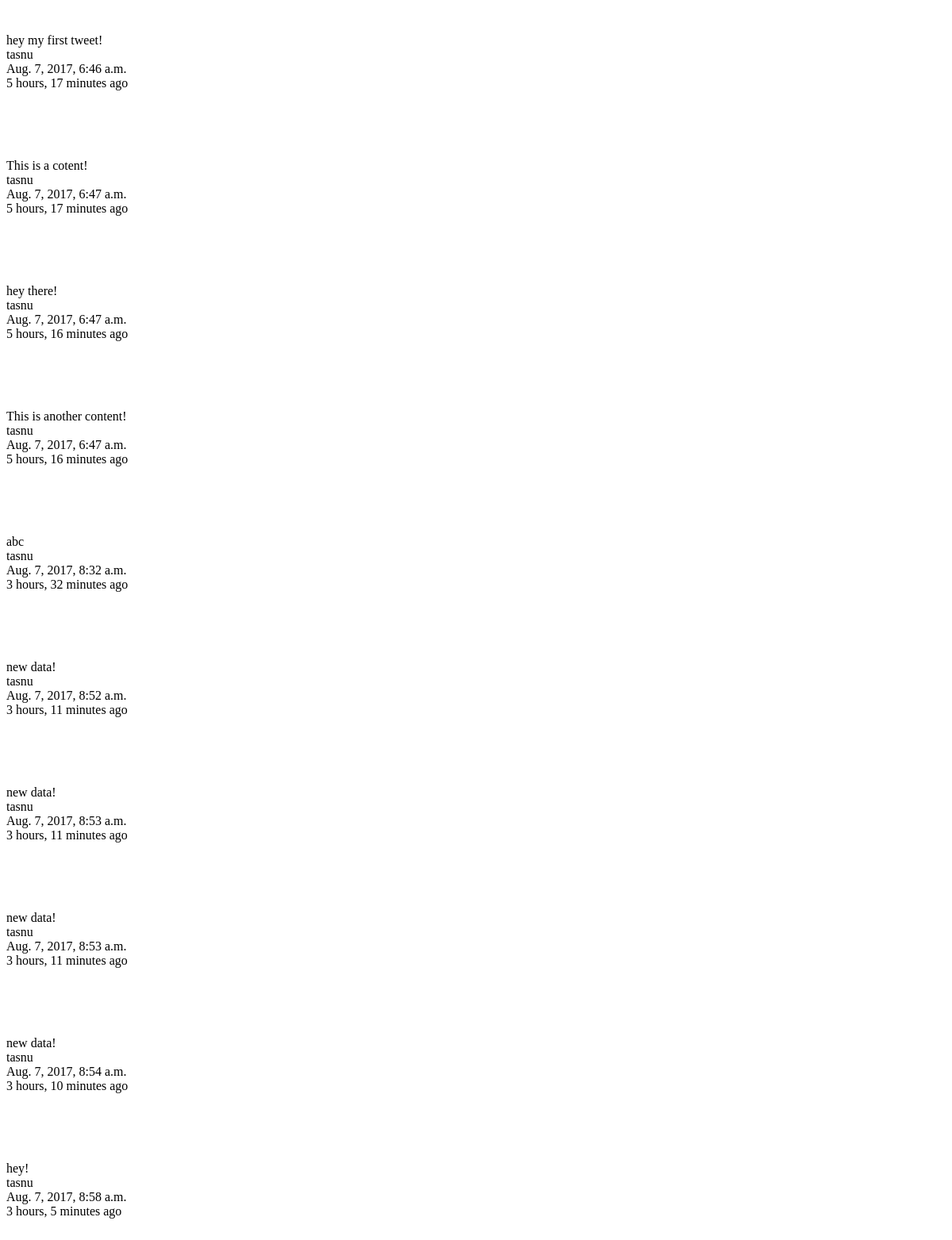
Page /tweet/ on the earlier database version.
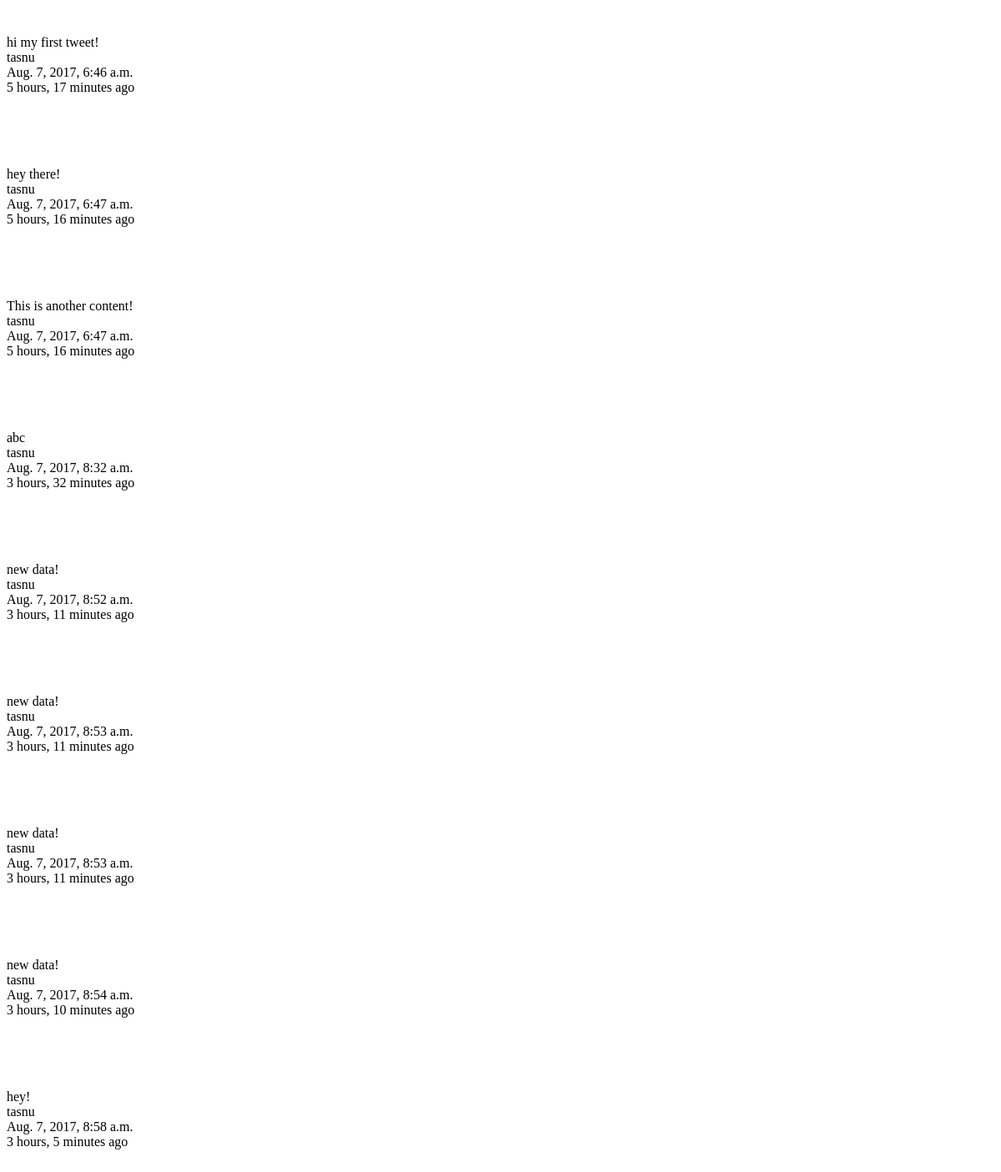
Same page on the later database version.
### tweets/models.py (models this page shows, shortened)
class Tweet(models.Model):
    user = models.ForeignKey(settings.AUTH_USER_MODEL)
    content = models.CharField(max_length=140,validators=[validate_content])
    updated = models.DateTimeField(auto_now=True)
    timestamp = models.DateTimeField(auto_now_add=True)

### tweets/views.py (the view)
class TweetListView(ListView):
    queryset = Tweet.objects.all()
    def get_context_data(self, *args,**kwargs):
        context =super(TweetListView,self).get_context_data(*args,**kwargs)
        return context

### tweets/templates/tweets/tweet_list.html
{% for obj in object_list %}<br/>
    <p>{{ obj.content }}<br/>
    {{ obj.user }}<br/>
    {{ obj.timestamp }}<br/>
        {{ obj.timestamp|timesince }} ago </p><br/><br/>
    {% empty %}
    <p>No Tweets Yet.</p>
{% endfor %}

Differences in the rows shown:
removed Tweet: content "This is a cotent!", user "tasnu", timestamp "Aug. 7, 2017, 6:47 a.m.", timestamp "5 hours, 17 minutes"
changed Tweet: content "hey my first tweet!" → "hi my first tweet!"
